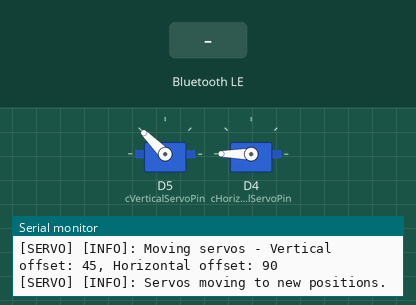
Bench run of a program on a simulated Arduino Nano ESP32. On the bench: 2 × servo, the last lines printed to the serial monitor. The test bench sets the inputs (shaded band). Nothing arrives over Bluetooth unless stated; a phone connects over Bluetooth LE 3 s after start.

Above: at 0.7 s.
At 1.4 s:
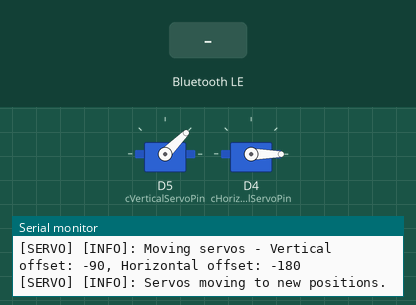
At 3.7 s:
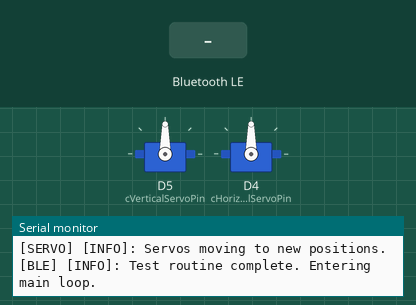
3.8 s: Bluetooth LE write "reset" received
7.0 s: Bluetooth LE write "1" received
Timing chart, 0 to 10.0 s (numbered marks = the images above; inputs shaded):
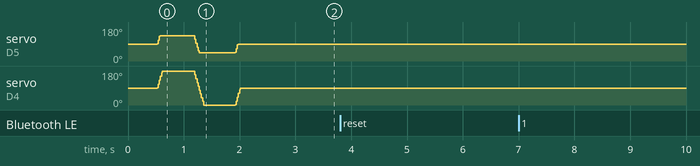

The program:

main.cpp
```cpp
#include "Config.hpp"
#include "Logger.hpp"
#include "MessageProtocol.hpp"
#include "ServoService.hpp"
#include "BluetoothService.hpp"

BluetoothService* gBleService;
ServoService* gServoService;
bool gRequestedReset = false;

void fatalError(const String& errorMessage)
{
    LOG_ERROR_BLE("Fatal error, reset by button: " + errorMessage);
    pinMode(2, OUTPUT); // ESP32 built-in LED is typically on pin 2
    while(true) {
        digitalWrite(2, HIGH);
        delay(200);
        digitalWrite(2, LOW);
        delay(200);
    }
}

void handleSerialCommands()
{
    if (Serial.available() > 0)
    {
        String command = Serial.readStringUntil('\n');
        command.trim();
        command.toLowerCase();

        if (command == "reset")
        {
            LOG_INFO_BLE("Reset flag set - will restart after current operations complete.");
            gRequestedReset = true;
        }
    }
}

void runTestRoutine()
{
    const auto result = gServoService->moveServos(45, 90);
    while (gServoService && (result == ServoService::ServoActionResult::IN_PROGRESS))
    {
        gServoService->updateServos();
        if (gServoService->getVerticalServoState() == ServoState::IDLE &&
            gServoService->getHorizontalServoState() == ServoState::IDLE)
        {
            break;
        }
    }
    delay(500);
    const auto result2 = gServoService->moveServos(-90, -180);
    while (gServoService && (result2 == ServoService::ServoActionResult::IN_PROGRESS))
    {
        gServoService->updateServos();
        if (gServoService->getVerticalServoState() == ServoState::IDLE &&
            gServoService->getHorizontalServoState() == ServoState::IDLE)
        {
            break;
        }
    }
    delay(500);
    const auto result3 = gServoService->moveServos(45, 90);
    while (gServoService && (result3 == ServoService::ServoActionResult::IN_PROGRESS))
    {
        gServoService->updateServos();
        if (gServoService->getVerticalServoState() == ServoState::IDLE &&
            gServoService->getHorizontalServoState() == ServoState::IDLE)
        {
            break;
        }
    }
    delay(500);
}

void setup()
{
    initLogger();

    gServoService = new ServoService();

    const auto processingCallback = [](const RawMessage& command)
    {
        LOG_INFO_BLE("Processing incoming BLE message...");

        if (!gServoService)
        {
            LOG_ERROR_BLE("Servo service not initialized");
            return BluetoothService::BluetoothMessageResult::SERVO_UNINITIALIZED;
        }

        if(!gServoService->areServosIdle())
        {
            LOG_WARN_BLE("Servos are busy. Cannot process new command.");
            return BluetoothService::BluetoothMessageResult::ROBOT_BUSY;
        }
        else if(gServoService->getCurrentMsgId() != 0)
        {
            LOG_INFO_BLE("Previous task finished. Sending Task Finished response.");
            if(!gBleService->sendTaskFinishedResponse(gServoService->getCurrentMsgId()))
            {
                LOG_ERROR_BLE("Failed to send Task Finished response");
                return BluetoothService::BluetoothMessageResult::SENDING_MESSAGE_FAILED;
            }
            gServoService->setCurrentMsgId(0);
        }

        ServoRequest servoCommand;
        if (!gServoService->parseServoRequest(command, servoCommand))
        {
            return BluetoothService::BluetoothMessageResult::VALIDATION_FAILED;
        }

        if(!gBleService->sendAckResponse(servoCommand.msg_id))
        {
            LOG_ERROR_BLE("Failed to send ACK response");
            return BluetoothService::BluetoothMessageResult::SENDING_MESSAGE_FAILED;
        }

        const auto result = gServoService->moveServos(servoCommand.v_offset, servoCommand.h_offset);
        if (result != ServoService::ServoActionResult::IN_PROGRESS)
        {
            return BluetoothService::BluetoothMessageResult::PROCESSING_FAILED;
        }

        gServoService->setCurrentMsgId(servoCommand.msg_id);
        return BluetoothService::BluetoothMessageResult::OK;
    };
    gBleService = new BluetoothService(std::move(processingCallback));

    LOG_INFO_BLE("Setup complete. Running test routine...");
    runTestRoutine();
    LOG_INFO_BLE("Test routine complete. Entering main loop.");
}

void loop()
{
    handleSerialCommands();
    if (gRequestedReset)
    {
        LOG_WARN_BLE("Resetting device as per serial command.");
        delay(100);
        ESP.restart();
    }

    while (gBleService && gBleService->isConnected())
    {
        gBleService->runStep();
        if (gServoService)
        {
            gServoService->updateServos();
        }
        delay(1);
    }
    LOG_PERIODIC_BLE("Device disconnected. Atempting to recconect after 3 seconds.");
    sleep(3);
}
```

BluetoothService.hpp
```cpp
#pragma once

#include <Arduino.h>
#include <ArduinoBLE.h>
#include <functional>
#include "Config.hpp"
#include "Logger.hpp"
#include "MessageProtocol.hpp"

// Forward declaration
void fatalError(const String& errorMessage);

class BluetoothService
{
  public:
    static constexpr int32_t CRITICAL_BLUETOOTH_ERROR = 1000;
    enum class BluetoothMessageResult : int32_t
    {
        OK = 0,
        ROBOT_BUSY,
        VALIDATION_FAILED,
        SERVO_UNINITIALIZED = CRITICAL_BLUETOOTH_ERROR,
        SENDING_MESSAGE_FAILED,
        PROCESSING_FAILED
    };

    using ProcessingCallbackType = std::function<BluetoothMessageResult(const RawMessage&)>;

    BluetoothService(ProcessingCallbackType&& processingCallback);

    bool isCriticalError(BluetoothMessageResult result) const;
    void runStep();
    [[nodiscard]] bool isConnected() const;
    [[nodiscard]] String receive();
    [[nodiscard]] bool send(const String& message);
    [[nodiscard]] bool sendAckResponse(uint16_t msg_id);
    [[nodiscard]] bool sendTaskFinishedResponse(uint16_t msg_id);

  private:
    [[nodiscard]] BLEDevice getCentralDevice() const;

    const ProcessingCallbackType mProcessingCallback;
    BLEService mTextService;
    BLEStringCharacteristic mMessageService;
};
```

Logger.hpp
```cpp
#pragma once

#include <Arduino.h>
#include "Config.hpp"

enum class ModuleId
{
    BLE = 0,
    SERVO,
};

enum class Severity
{
    PERIODIC = 0,
    DEBUG = 1,
    INFO = 2,
    WARN = 3,
    ERROR = 4
};

const char* getModuleString(ModuleId module);
const char* getSeverityString(Severity severity);
void initLogger();

template <ModuleId MODULE, Severity LEVEL> class Logger
{
  public:
    static void log(const String& message)
    {
        if (static_cast<int>(LEVEL) >= MIN_LOG_LEVEL)
        {
            Serial.print(getModuleString(MODULE));
            Serial.print(" ");
            Serial.print(getSeverityString(LEVEL));
            Serial.print(": ");
            Serial.println(message);
        }
    }
};

// Logger type aliases for BLE
using BlePeriodicLogger = Logger<ModuleId::BLE, Severity::PERIODIC>;
using BleDebugLogger = Logger<ModuleId::BLE, Severity::DEBUG>;
using BleInfoLogger = Logger<ModuleId::BLE, Severity::INFO>;
using BleWarnLogger = Logger<ModuleId::BLE, Severity::WARN>;
using BleErrorLogger = Logger<ModuleId::BLE, Severity::ERROR>;

// Logger type aliases for Servo
using ServoPeriodicLogger = Logger<ModuleId::SERVO, Severity::PERIODIC>;
using ServoDebugLogger = Logger<ModuleId::SERVO, Severity::DEBUG>;
using ServoInfoLogger = Logger<ModuleId::SERVO, Severity::INFO>;
using ServoWarnLogger = Logger<ModuleId::SERVO, Severity::WARN>;
using ServoErrorLogger = Logger<ModuleId::SERVO, Severity::ERROR>;

// Logging macros for BLE
#define LOG_PERIODIC_BLE(msg) BlePeriodicLogger::log(msg)
#define LOG_DEBUG_BLE(msg) BleDebugLogger::log(msg)
#define LOG_INFO_BLE(msg) BleInfoLogger::log(msg)
#define LOG_WARN_BLE(msg) BleWarnLogger::log(msg)
#define LOG_ERROR_BLE(msg) BleErrorLogger::log(msg)

// Logging macros for Servo
#define LOG_PERIODIC_SERVO(msg) ServoPeriodicLogger::log(msg)
#define LOG_DEBUG_SERVO(msg) ServoDebugLogger::log(msg)
#define LOG_INFO_SERVO(msg) ServoInfoLogger::log(msg)
#define LOG_WARN_SERVO(msg) ServoWarnLogger::log(msg)
#define LOG_ERROR_SERVO(msg) ServoErrorLogger::log(msg)
```

MessageProtocol.hpp
```cpp
#pragma once

#include <Arduino.h>
#include <ArduinoJson.h>

using RawMessage = String;

struct ServoRequest
{
    uint16_t msg_id;
    int16_t h_offset; // left / right
    int16_t v_offset; // up / down
};

struct AckResponse
{
    uint16_t msg_id;
};

struct TaskFinishedResponse
{
    uint16_t msg_id;
};

[[nodiscard]] bool decodeServoRequest(const String& jsonString, ServoRequest& outCommand);
[[nodiscard]] bool encodeAckResponse(const AckResponse& ack, String& outJsonString);
[[nodiscard]] bool encodeTaskFinishedResponse(const TaskFinishedResponse& response, String& outJsonString);
```

ServoService.hpp
```cpp
#pragma once

#include <Arduino.h>
#include <ESP32Servo.h>
#include "Config.hpp"
#include "Logger.hpp"
#include "MessageProtocol.hpp"

struct ServoConstaint
{
    const int MIN_POSITION;
    const int MAX_POSITION;
};

enum class ServoState
{
    IDLE = 0,
    MOVING
};

struct ServoDevice
{
    const int pin;
    Servo servo;
    ServoState state;
    int currentPosition;
    int targetPosition;
    const int delay;
    const ServoConstaint constraints;
};

class ServoService
{
  public:
    enum class ServoActionResult
    {
        IN_PROGRESS = 0,
        OUT_OF_RANGE,
        UNKNOWN_FAILURE
    };

    ServoService();

    [[nodiscard]] bool initServos();
    void updateServos();
    [[nodiscard]] ServoActionResult moveServos(int16_t verticalOffset, int16_t horizontalOffset);
    [[nodiscard]] bool parseServoRequest(const RawMessage& rawMessage, ServoRequest& command);
    [[nodiscard]] ServoState getVerticalServoState() const;
    [[nodiscard]] ServoState getHorizontalServoState() const;
    [[nodiscard]] bool areServosIdle() const;
    [[nodiscard]] uint16_t getCurrentMsgId() const;
    void setCurrentMsgId(uint16_t msgId);

  private:
    [[nodiscard]] int getHorizontalOffset() const;
    [[nodiscard]] int getVerticalOffset() const;
    void updateHorizontal(unsigned long currentMillis);
    void updateVertical(unsigned long currentMillis);

    ServoDevice mHorizontalServoDevice;
    ServoDevice mVerticalServoDevice;
    unsigned long mLastHorizontalUpdateTime = 0;
    unsigned long mLastVerticalUpdateTime = 0;
    uint16_t mCurrentMsgId = 0;
};
```

BluetoothService.cpp
```cpp
#include "BluetoothService.hpp"

BluetoothService::BluetoothService(ProcessingCallbackType&& processingCallback)
    : mProcessingCallback(std::move(processingCallback)), mTextService(cTextServiceUuid),
      mMessageService(cMessageServiceUuid,
                      BLERead | BLEWrite | BLEWriteWithoutResponse | BLENotify, 128)
{
    LOG_INFO_BLE("Initializing BLE module...");
    if (!BLE.begin())
    {
        LOG_ERROR_BLE("Starting BLE module failed!");
        return;
    }
    else
    {
        LOG_INFO_BLE("BLE module started successfully");
    }

    if (!BLE.setLocalName(cLocalName))
    {
        LOG_ERROR_BLE("Failed to set local name");
        return;
    }
    else
    {
        LOG_DEBUG_BLE("Local name set to ArduinoBL");
    }

    if (!BLE.setAdvertisedService(mTextService))
    {
        LOG_ERROR_BLE("Failed to set advertised service");
        return;
    }
    else
    {
        LOG_DEBUG_BLE("Advertised service set");
    }

    mTextService.addCharacteristic(mMessageService);
    BLE.addService(mTextService);

    if (!BLE.advertise())
    {
        LOG_ERROR_BLE("Failed to start advertising");
        return;
    }
    else
    {
        LOG_DEBUG_BLE("Advertising started");
    }
}

bool BluetoothService::isCriticalError(BluetoothMessageResult result) const
{
    return static_cast<int32_t>(result) >= CRITICAL_BLUETOOTH_ERROR;
}

void BluetoothService::runStep()
{
    LOG_DEBUG_BLE("Running BLE step");
    BLE.poll();
    String incoming = receive();
    if (incoming.length() > 0)
    {
        const auto processingResult = mProcessingCallback(incoming);
        if(processingResult == BluetoothMessageResult::OK)
        {
            LOG_INFO_BLE("Message processed successfully");
        }
        else
        {
            LOG_WARN_BLE("Message processing resulted in: " +
                          String(static_cast<int>(processingResult)));
        }
        if (isCriticalError(processingResult))
        {
            LOG_ERROR_BLE("Error while processing: " + static_cast<int>(processingResult));
            fatalError("Critical BLE processing error");
        }
    }
}

bool BluetoothService::isConnected() const
{
    return getCentralDevice().connected();
}

String BluetoothService::receive()
{
    if (mMessageService.written())
    {
        String incoming = mMessageService.value();
        LOG_INFO_BLE("Received: " + incoming);
        return incoming;
    }
    return String();
}

bool BluetoothService::send(const String& message)
{
    LOG_INFO_BLE("Sending: " + message);
    return mMessageService.writeValue(message);
}

bool BluetoothService::sendAckResponse(uint16_t msg_id)
{
    AckResponse ackResponse;
    ackResponse.msg_id = msg_id;
    String ackJson;
    if (!encodeAckResponse(ackResponse, ackJson))
    {
        LOG_ERROR_BLE("Failed to encode ACK response");
        return false;
    }
    if (!send(ackJson))
    {
        LOG_ERROR_BLE("Failed to send ACK response");
        return false;
    }
    return true;
}

bool BluetoothService::sendTaskFinishedResponse(uint16_t msg_id)
{
    TaskFinishedResponse taskFinishedResponse;
    taskFinishedResponse.msg_id = msg_id;
    String responseJson;
    if (!encodeTaskFinishedResponse(taskFinishedResponse, responseJson))
    {
        LOG_ERROR_BLE("Failed to encode Task Finished response");
        return false;
    }
    if (!send(responseJson))
    {
        LOG_ERROR_BLE("Failed to send Task Finished response");
        return false;
    }
    return true;
}

BLEDevice BluetoothService::getCentralDevice() const
{
    return BLE.central();
}
```

Logger.cpp
```cpp
#include "Logger.hpp"

const char* getModuleString(ModuleId module)
{
    switch (module)
    {
    case ModuleId::BLE:
        return "[BLE]";
    case ModuleId::SERVO:
        return "[SERVO]";
    default:
        return "[UNKNOWN]";
    }
}

const char* getSeverityString(Severity severity)
{
    switch (severity)
    {
    case Severity::PERIODIC:
        return "[PERIODIC]";
    case Severity::DEBUG:
        return "[DEBUG]";
    case Severity::INFO:
        return "[INFO]";
    case Severity::WARN:
        return "[WARN]";
    case Severity::ERROR:
        return "[ERROR]";
    default:
        return "[UNKNOWN]";
    }
}

void initLogger()
{
    Serial.begin(9600);
    // Wait up to 2 seconds for serial monitor, then continue anyway
    unsigned long startTime = millis();
    while (!Serial && (millis() - startTime < 2000))
    {
        delay(10);
    }
}
```

MessageProtocol.cpp
```cpp
#include "MessageProtocol.hpp"

bool decodeServoRequest(const String& jsonString, ServoRequest& outCommand)
{
    JsonDocument doc;
    DeserializationError error = deserializeJson(doc, jsonString);
    if (error)
    {
        return false;
    }

    outCommand.msg_id = doc["msg_id"];
    outCommand.h_offset = doc["h_offset"];
    outCommand.v_offset = doc["v_offset"];

    return true;
}

bool encodeAckResponse(const AckResponse& ack, String& outJsonString)
{
    JsonDocument doc;
    doc["msg_id"] = ack.msg_id;

    serializeJson(doc, outJsonString);
    return true;
}

bool encodeTaskFinishedResponse(const TaskFinishedResponse& response, String& outJsonString)
{
    JsonDocument doc;
    doc["msg_id"] = response.msg_id;

    serializeJson(doc, outJsonString);
    return true;
}
```

Config.hpp
```cpp
#pragma once

// BLE Configuration
constexpr const char* cTextServiceUuid = "12345678-1234-1234-1234-1234567890ab";
constexpr const char* cMessageServiceUuid = "abcd1234-1234-1234-1234-1234567890ab";
constexpr const char* cLocalName = "ArduinoBL";

// Servo Configuration
constexpr const int cVerticalServoPin = 5;
constexpr const int cHorizontalServoPin = 4;
constexpr const int cVerticalServoDelayMs = 1;
constexpr const int cHorizontalServoDelayMs = 1;

// Logging Configuration
#ifndef MIN_LOG_LEVEL
#define MIN_LOG_LEVEL 2 // 0 - PERIODIC, 1 - DEBUG, 2 - INFO, 3 - WARN, 4 - ERROR
#endif
```

Source omitted: ServoService.cpp (6134 bytes)
